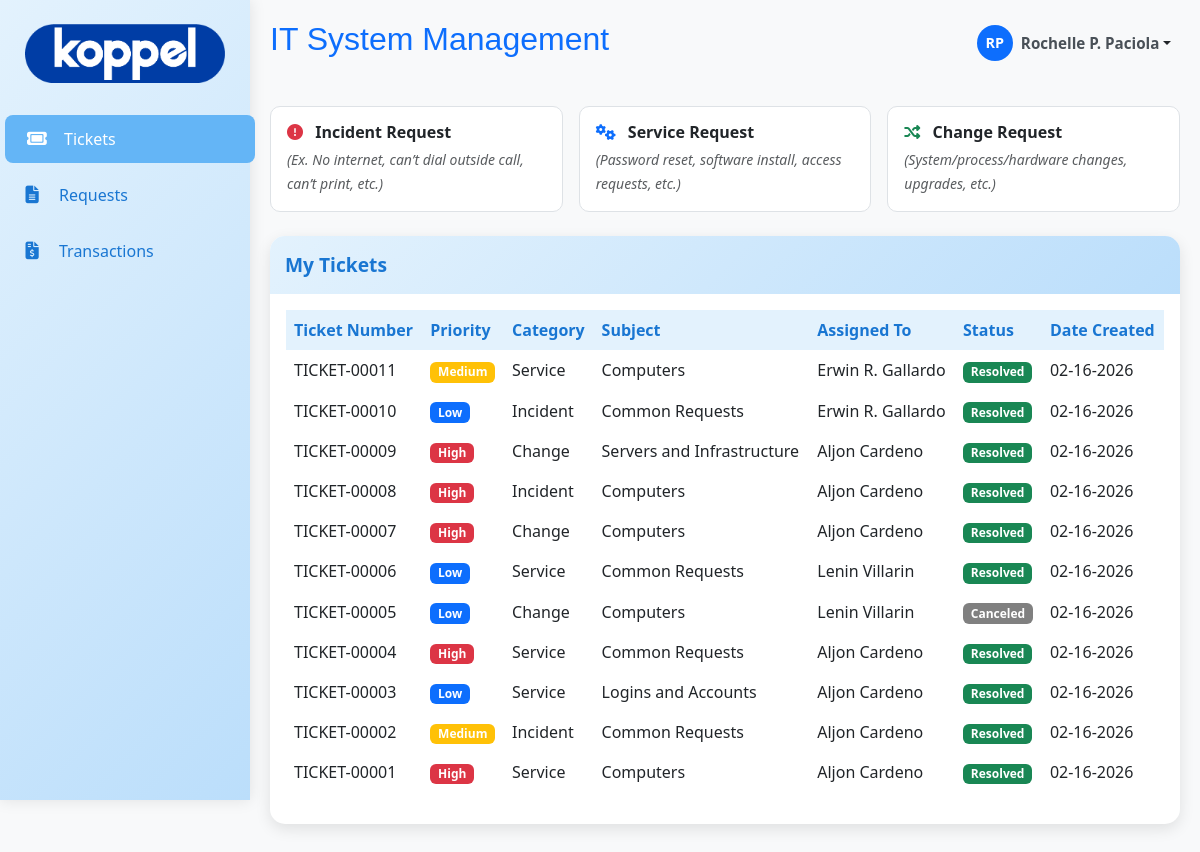
Page /user/ticket/tickets.php (signed in) on the earlier database version.
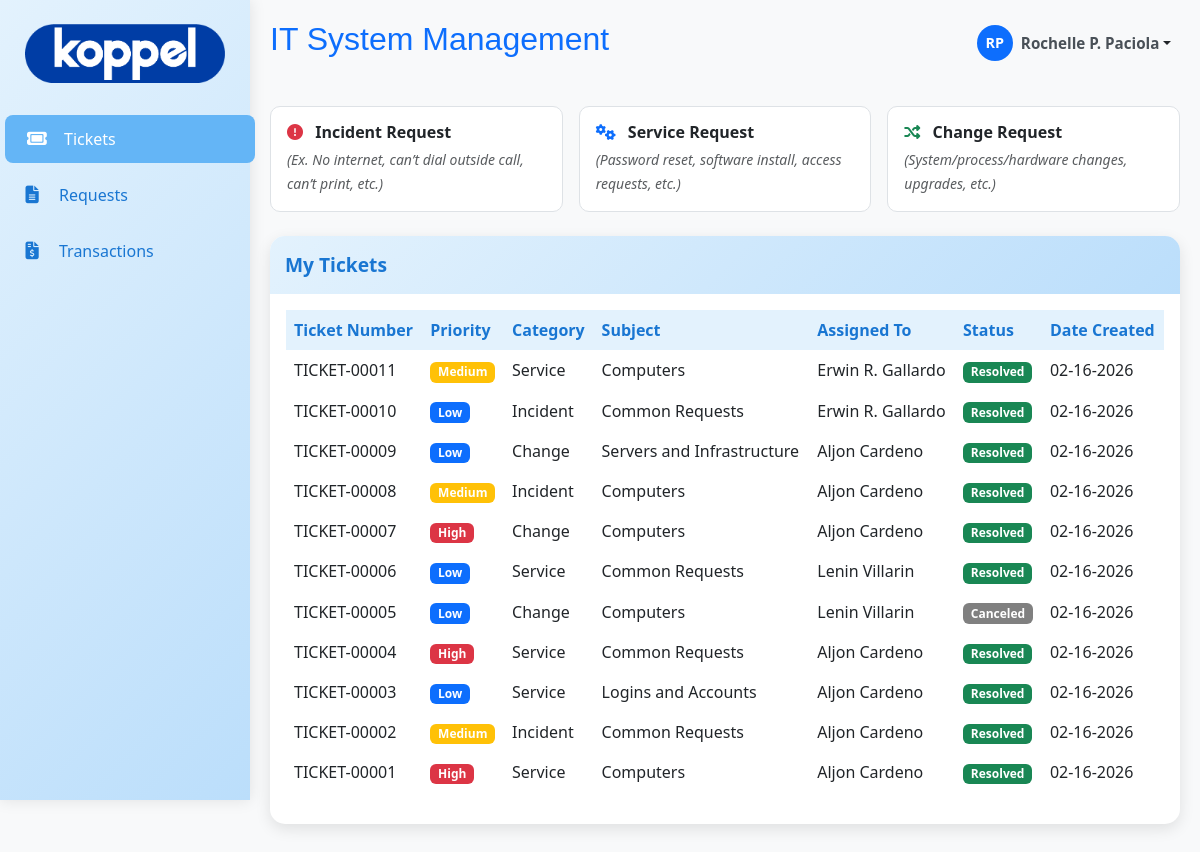
Same page on the later database version.
### tables this page shows
CREATE TABLE `ticket_tb` (
  `ticket_id` int(11) NOT NULL,
  `ticket_number` varchar(20) DEFAULT NULL,
  `user_id` int(11) DEFAULT NULL,
  `fullname` varchar(100) DEFAULT NULL,
  `email` varchar(100) DEFAULT NULL,
  `company` varchar(100) DEFAULT NULL,
  `department` varchar(100) DEFAULT NULL,
  `priority` varchar(50) NOT NULL,
  `urgency` varchar(50) NOT NULL,
  `impact` varchar(70) NOT NULL,
  `ticket_category` varchar(20) DEFAULT NULL,
  `subject` varchar(150) DEFAULT NULL,
  `subject_details` varchar(200) DEFAULT NULL,
  `issue` text DEFAULT NULL,
  `status` varchar(20) DEFAULT 'open',
  `date_created` timestamp NOT NULL DEFAULT current_timestamp(),
  `assigned_to` int(11) NOT NULL
);

CREATE TABLE `user_tb` (
  `user_id` int(11) NOT NULL,
  `emp_id` varchar(50) NOT NULL,
  `fullname` varchar(150) NOT NULL,
  `position` varchar(100) NOT NULL,
  `email` varchar(150) DEFAULT NULL,
  `department` varchar(100) DEFAULT NULL,
  `company` varchar(50) NOT NULL,
  `area` varchar(150) NOT NULL,
  `user_type` varchar(30) NOT NULL,
  `date_hired` timestamp NOT NULL DEFAULT current_timestamp() ON UPDATE current_timestamp(),
  `date_resigned` varchar(100) DEFAULT NULL,
  `created_at` timestamp NOT NULL DEFAULT current_timestamp(),
  `password` varchar(255) DEFAULT NULL,
  `is_active` tinyint(1) NOT NULL DEFAULT 1,
  `reset_token` varchar(255) DEFAULT NULL,
  `reset_token_expiry` datetime DEFAULT NULL
);

### user/ticket/tickets.php (the view, shortened to what this page needs)
<?php
include '../db/db.php';
$user_id = $_SESSION['user_id'];
$sql = "
SELECT
    t.*,
    u.fullname AS assigned_admin
FROM ticket_tb t
LEFT JOIN user_tb u
    ON t.assigned_to = u.user_id
    AND u.user_type = 'admin'
WHERE t.user_id = ?
ORDER BY t.ticket_id DESC
";
$stmt = $conn->prepare($sql);
$stmt->bind_param("i", $user_id);
$stmt->execute();
$tickets = $stmt->get_result();
?>
<!DOCTYPE html>
<html lang="en">
<head>
<link rel="stylesheet" href="https://cdn.jsdelivr.net/npm/bootstrap@5.3.0/dist/css/bootstrap.min.css">
<link rel="stylesheet" href="https://cdnjs.cloudflare.com/ajax/libs/font-awesome/6.4.0/css/all.min.css">
<link href="../asset/css/main.css" rel="stylesheet">
<link href="../asset/css/menu.css" rel="stylesheet">
</head>
<body>
<div class="main-content d-flex" id="mainContent">
<div class="content flex-grow-1">
<div class="dashboard-header"><?php include '../header.php'; ?></div>
<div class="row g-3 my-4">
    <div class="col-md-4">
        <button class="btn w-100 p-3 text-start request-btn incident"
            onclick="location.href='add.php?type=incident'">
            <h6 class="mb-1 fw-bold">
                <i class="fas fa-exclamation-circle me-2"></i> Incident Request
            </h6>
            <small class="fst-italic text-muted">
                (Ex. No internet, can’t dial outside call, can’t print, etc.)
            </small>
        </button>
    </div>
    <div class="col-md-4">
        <button class="btn w-100 p-3 text-start request-btn service"
            onclick="location.href='add.php?type=service'">
            <h6 class="mb-1 fw-bold">
                <i class="fas fa-cogs me-2"></i> Service Request
            </h6>
            <small class="fst-italic text-muted">
                (Password reset, software install, access requests, etc.)
            </small>
        </button>
    </div>
    <div class="col-md-4">
        <button class="btn w-100 p-3 text-start request-btn change"
            onclick="location.href='add.php?type=change'">
            <h6 class="mb-1 fw-bold">
                <i class="fas fa-random me-2"></i> Change Request
            </h6>
            <small class="fst-italic text-muted">
                (System/process/hardware changes, upgrades, etc.)
            </small>
        </button>
    </div>
</div>
<div class="card mt-4">
<div class="card-header">
    My Tickets
</div>
<div class="card-body table-responsive">
<table class="table table-hover" id="ticketsTable">
<thead>
<tr>
    <th>Ticket Number</th>
    <th>Priority</th>
    <th>Category</th>
    <th>Subject</th>
    <th>Assigned To</th>
    <th>Status</th>
    <th>Date Created</th>
</tr>
</thead>
<tbody id="ticketsBody">
<?php if ($tickets->num_rows > 0): ?>
<?php while ($ticket = $tickets->fetch_assoc()): ?>
<tr class="ticket-row" data-ticket-id="<?= $ticket['ticket_id'] ?>">
    <td><?= htmlspecialchars($ticket['ticket_number']) ?></td>
    <td>
        <span class="badge badge-priority-<?= strtolower($ticket['priority'] ?? 'medium') ?>">
            <?= ucfirst($ticket['priority'] ?? 'Medium') ?>
        </span>
    </td>
    <td><?= ucfirst($ticket['ticket_category']) ?></td>
    <td><?= htmlspecialchars($ticket['subject']) ?></td>
    <td><?= htmlspecialchars($ticket['assigned_admin'] ?? 'Unassigned') ?></td>
    <td>
        <span class="badge badge-status-<?= strtolower(str_replace(' ', '-', $ticket['status'])) ?>">
            <?= ucfirst($ticket['status']) ?>
        </span>
    </td>
    <td><?= date('m-d-Y', strtotime($ticket['created_at'] ?? $ticket['date_created'])) ?></td>
</tr>
<?php endwhile; ?>
<?php else: ?>
<tr>
    <td colspan="7" class="text-center">No tickets created yet.</td>
</tr>
<?php endif; ?>
</tbody>
</table>
</div>
</div>
</div>
</div>
</body>
</html>

Differences in the rows shown:
changed ticket_tb "TICKET-00009": priority "High" → "Low"
changed ticket_tb "TICKET-00008": priority "High" → "Medium"
